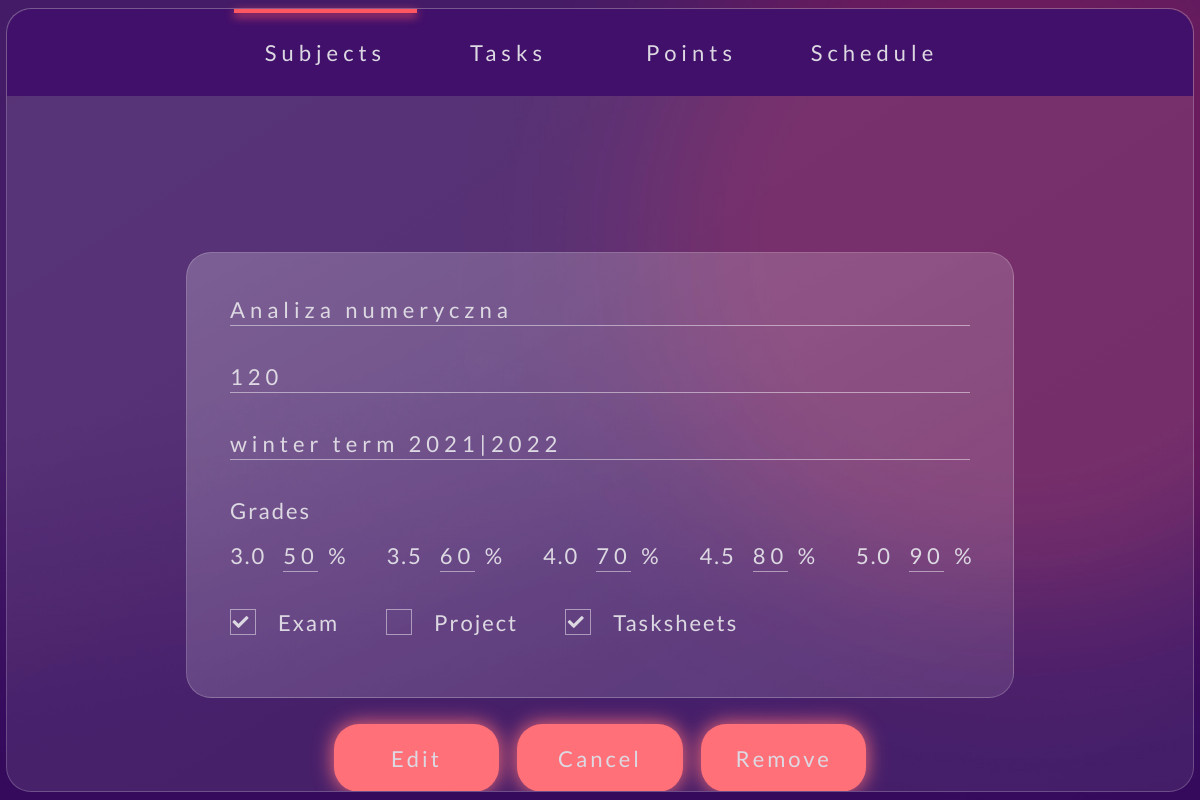
The app's page /subjects/edit/Analiza numeryczna with its own data.
### tracker/models.py (models this page shows, shortened)
class Subject(db.Model):
    name = db.Column(db.String(50), primary_key=True)
    max_points = db.Column(db.Integer, nullable=False)
    term_number = db.Column(db.Integer, db.ForeignKey("term.number"), nullable=False)
    grade_rates = db.relationship("Rates", backref="subject", lazy=True)
    pass_req = db.relationship("PassRequirements", backref="subject", lazy=True)
    tasksheets = db.relationship("TaskSheet", backref="subject", lazy=True)
    schedule = db.relationship("Schedule", backref="subject", lazy=True)

class Term(db.Model):
    number = db.Column(db.Integer, primary_key=True)
    start_year = db.Column(db.Integer, nullable=False)
    end_year = db.Column(db.Integer, nullable=False)
    season = db.Column(db.String(6), nullable=False)
    subjects = db.relationship("Subject", backref="term", lazy=True)
    def __repr__(self):
        return f"{self.season} term {self.start_year}|{self.end_year}"

class Rates(db.Model):
    subject_name = db.Column(db.String(50), db.ForeignKey("subject.name"), primary_key=True, nullable=False)
    three_zero = db.Column(db.Integer, nullable=False)
    three_half = db.Column(db.Integer, nullable=False)
    four_zero = db.Column(db.Integer, nullable=False)
    four_half = db.Column(db.Integer, nullable=False)
    five_zero = db.Column(db.Integer, nullable=False)

### tracker/routes/subjects.py (the view, shortened to what this page needs)
@app.route("/subjects/edit/<subject_name>", methods=["GET", "POST"])
def edit(subject_name):
    if request.method == "GET":
        return render_template("subject_form.html", subject_data=Subject.query.filter_by(name=subject_name).first(), selected="subjects")

### tracker/templates/subject_form.html (shortened to what this page needs)
{% extends "base.html" %}
{% block stylesheets %}
<link type="text/css" rel="stylesheet" href="{{ url_for('static', filename='stylesheets/subject_form.css') }}">
<link rel="stylesheet" href="https://pro.fontawesome.com/releases/v5.10.0/css/all.css"/>
{% endblock %}
{% block content %}
    <form class="tile form-tile" data-edit="{{subject_data.name if subject_data}}">
        <input name="subject-name" id="subject-name" placeholder="Subject name" value="{{subject_data.name if subject_data }}">
        <input name="max-points" type="number" id="max-points" placeholder="Max points" value="{{subject_data.max_points if subject_data }}">
        <input name="term" id="term-input" placeholder="Term" value="{{subject_data.term if subject_data }}" data-term-number="{{subject_data.term_number if subject_data }}" readonly>
        <p>Grades</p>
        <div class="grades-rates-container">
            {% for i in range(30, 51, 5) %}
            {% set mapper = {"30": "three_zero", "35": "three_half", "40": "four_zero", "45": "four_half", "50": "five_zero"} %}
            <div class="percent-container">
                <p>{{ i/10 }}</p>
                <input name="{{i}}-grade" id="{{i}}-grade" class="grade-percent" value="{{subject_data.grade_rates[0][mapper[i|string]] if subject_data }}">
                <p>%</p>
            </div>
            {% endfor %}
        </div>
        <div class="checkboxes-container">
            {% for item in ["exam", "project", "tasksheets"] %}
            <div class="checkbox-container">
                <div class="checkbox" id="{{item}}-checkbox">
                    {% if (not subject_data) or subject_data.pass_req[0][item] %}
                    <i class="fas fa-check"></i>
                    {% endif %}
                </div>
                <p>{{item.title()}}</p>
            </div>
            {% endfor %}
        </div>
    </form>
    <div class="buttons-container">
        <button class="orange-button" id="{{'edit-subject-btn' if subject_data else 'submit-new-subject-btn'}}">{{ "Edit" if subject_data else "Add" }}</button>
        <button class="orange-button" id="cancel-new-subject-btn">Cancel</button>
        {% if subject_data %}
        <button class="orange-button" id="remove-subject-btn">Remove</button>
        {% endif %}
    </div>
{% endblock %}

### tracker/static/stylesheets/base.css (style rules this page uses)
* { box-sizing: border-box; -webkit-box-sizing: border-box; -moz-box-sizing: border-box; font-family: "Lato", sans-serif; letter-spacing: 5px; font-weight: 400; margin: 0; padding: 0; color: #ddd9e2; }
html, .main-body-container { width: 100%; height: 100%; }
body { background-image: url("../images/background.jpg"); background-size: cover; height: 100%; }
input { background: transparent; border: none; border-bottom: 1px solid rgba(255, 255, 255, 0.47); width: 100%; padding-bottom: 2px; font-size: 22px; }
::placeholder { color: #ddd9e2; font-size: 22px; letter-spacing: 2px; }
.orange-button { width: 284px; height: 68px; background-color: #FF7078; border: none; border-radius: 25px; font-size: 22px; letter-spacing: 3px; box-shadow: 0 0 20px #FF7078; }
input[type=number] { -moz-appearance: textfield; }

### tracker/static/stylesheets/tile.css (style rules this page uses)
.tile { width: 200px; height: 200px; border: 1px solid rgba(255, 255, 255, 0.2); border-radius: 25px; }
.form-tile { background-image: linear-gradient(to bottom right, rgba(255, 255, 255, 0.22), rgba(255, 255, 255, 0.1)); width: 828px; height: auto; }

### tracker/static/stylesheets/subject_form.css (style rules this page uses)
form { padding: 43px; position: relative; }
form input { margin-bottom: 37px; }
form .grades-rates-container { display: flex; gap: 39px; }
form .grades-rates-container .percent-container { display: flex; }
form .grades-rates-container .percent-container :first-child { margin-right: 17px; }
form .grades-rates-container .percent-container :nth-child(2) { margin-right: 10px; }
form .grades-rates-container .percent-container input { width: 35px; }
form p { font-size: 22px; letter-spacing: 2px; margin-bottom: 18px; }
::placeholder { color: #ddd9e2; font-size: 22px; letter-spacing: 2px; }
.checkboxes-container { display: flex; gap: 47px; }
.checkboxes-container .checkbox-container { display: flex; gap: 22px; }
.checkboxes-container .checkbox-container .checkbox { width: 26px; height: 26px; border: 1px solid rgba(255, 255, 255, 0.47); display: flex; justify-content: center; align-items: center; }
.buttons-container { width: 828px; gap: 18px; display: flex; justify-content: center; margin-top: 26px; }
.orange-button { width: 20%; }

### records on screen
Subject: subject-name "Analiza numeryczna", max-points "120"
Term: term "winter term 2021|2022"
Rates: three_zero "50" "60" "70" "80" "90"

### other values on screen
{{ i/10 }} "3.0" "3.5" "4.0" "4.5" "5.0"
{{ item.title() }} "Exam" "Project" "Tasksheets"
{{ "Edit" if subject_data else "Add" }} "Edit"
